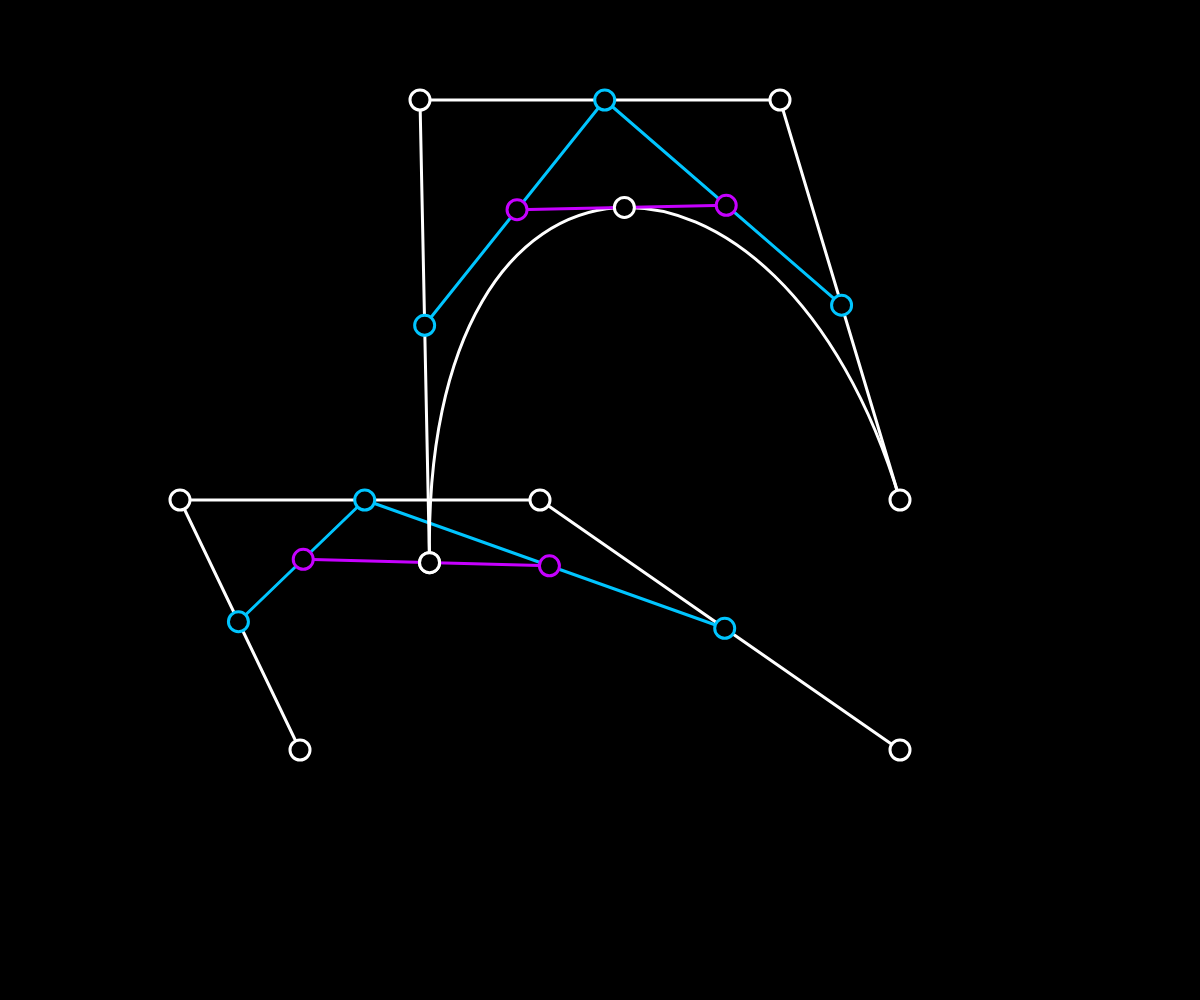
Frame 1 (no input)
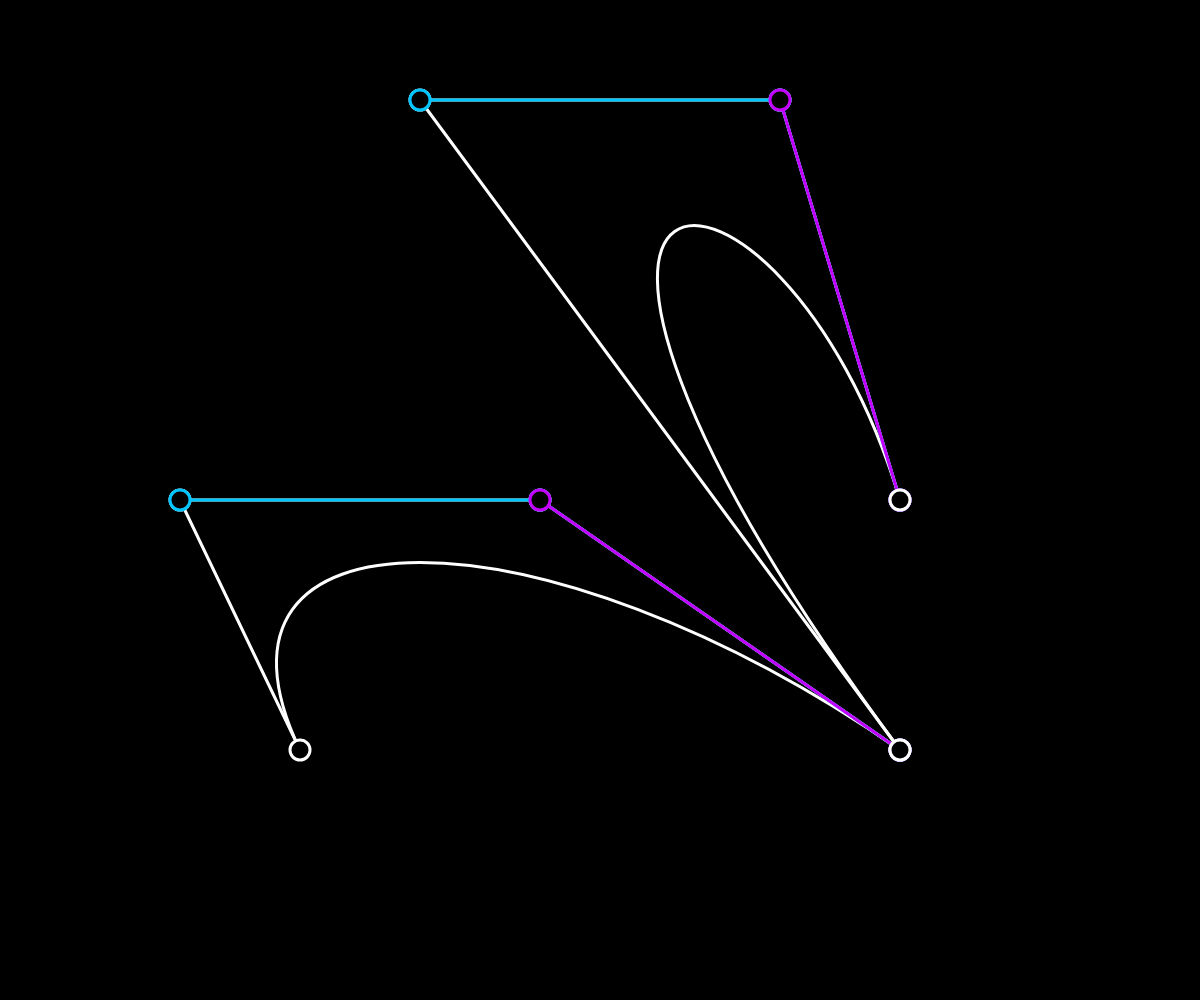
Frame 60 (no input)
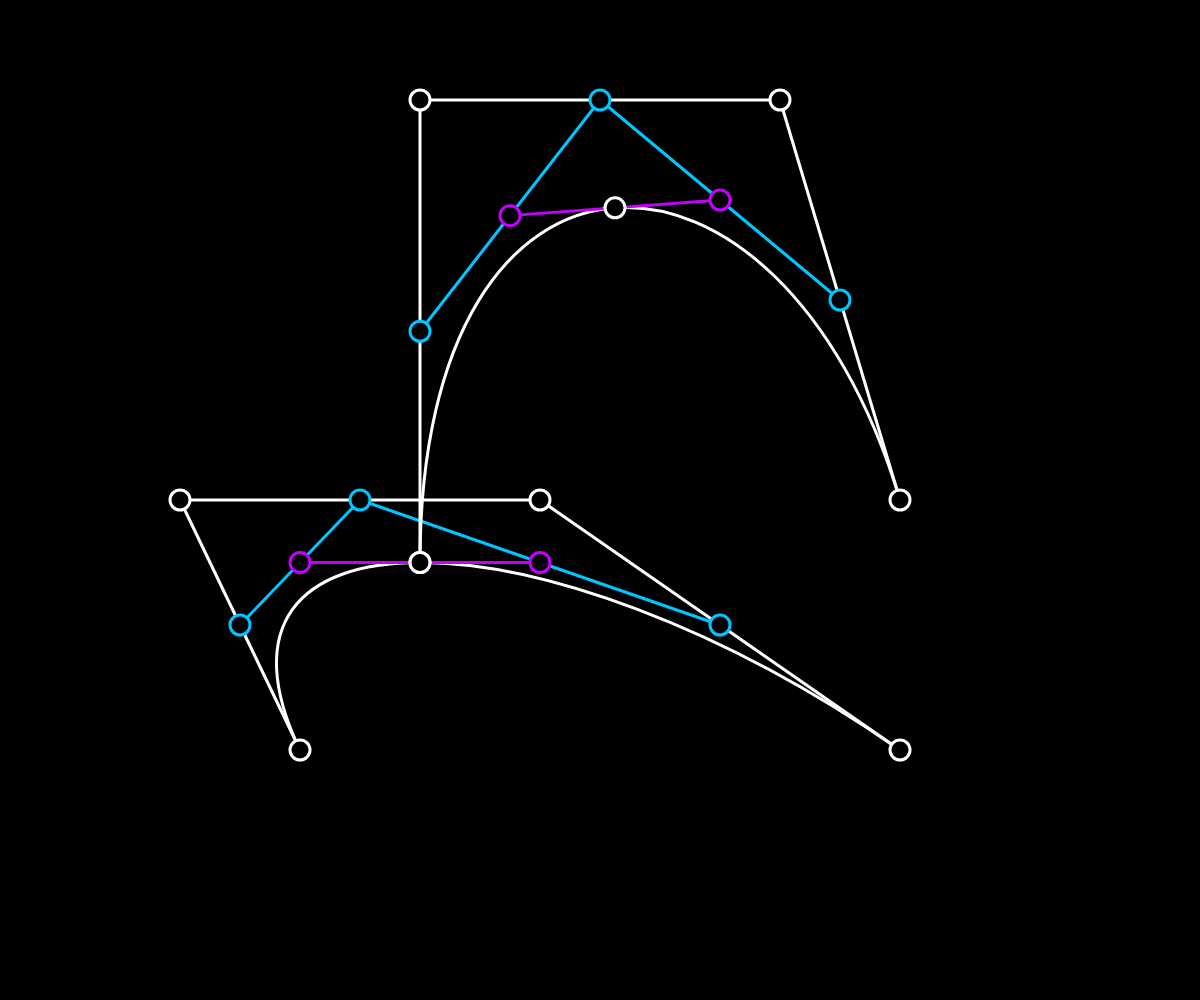
Frame 120 (the mouse pressed at the canvas centre since frame 60)

The p5.js sketch that drew these frames (run headless with seeded random() and noise() and a simulated clock; from frame 60 on, the mouse is pressed at the canvas centre):

// p5.js sketch
// ── sketch.js
let pointSize = 20;
let lerpAmount;
let rootPoints;
let rootPoints2;

function setup() {
  createCanvas(windowWidth, windowHeight);
  
  rootPoints = {
    P1: new Point(color('rgba(255, 255, 255, 180)'), pointSize, width * 0.25, height * 0.50),
    P2: new Point(color('rgba(255, 255, 255, 180)'), pointSize, width * 0.35, height * 0.1),
    P3: new Point(color('rgba(255, 255, 255, 180)'), pointSize, width * 0.65, height * 0.1),
    P4: new Point(color('rgba(255, 255, 255, 180)'), pointSize, width * 0.75, height * 0.50)
  };
  
  rootPoints2 = {
    P1: new Point(color('rgba(255, 255, 255, 180)'), pointSize, width * 0.25, height * 0.75),
    P2: new Point(color('rgba(255, 255, 255, 180)'), pointSize, width * 0.15, height * 0.50),
    P3: new Point(color('rgba(255, 255, 255, 180)'), pointSize, width * 0.45, height * 0.50),
    P4: new Point(color('rgba(255, 255, 255, 180)'), pointSize, width * 0.75, height * 0.75)
  };
}

function draw() {
  background(0);

  checkGrab(rootPoints2);
  let [ midPoints, subPoints, curvePoint] = bezierCurve(rootPoints2);

  rootPoints.P1 = curvePoint;

  checkGrab(rootPoints);
  bezierCurve(rootPoints);
}

function calc(points){
    let midColor = color('rgba(0, 197, 255, 255)');
    let subColor = color('rgba(198, 0, 255, 180)');
    let curveColor = color('rgba(255, 255, 255, 255)');

    lerpAmount = (sin(((frameCount % 240 ) / 240) * 2 * Math.PI) + 1) / (1 + 1);
    
    let midPoints = {
      M1: points.P1.lerp(points.P2, lerpAmount),
      M2: points.P2.lerp(points.P3, lerpAmount),
      M3: points.P3.lerp(points.P4, lerpAmount)
    };

    for (let point of Object.values(midPoints)){;
      point.setColor(midColor);
    }
    
    let subPoints = {
      S1: midPoints.M1.lerp(midPoints.M2, lerpAmount),
      S2: midPoints.M2.lerp(midPoints.M3, lerpAmount),
    };

    for (let point of Object.values(subPoints)){;
      point.setColor(subColor);
    }
    
    let curvePoint = subPoints.S1.lerp(subPoints.S2, lerpAmount);
    
    curvePoint.setColor(curveColor);

    return [midPoints, subPoints, curvePoint];
  }
  

function checkGrab(points){
  if (mouseIsPressed){
  
    let mousePos = createVector(mouseX, mouseY);
    
    for (let point of Object.values(points)){
      
      let pointDist = 20; 
      let mouseDist = p5.Vector.dist(mousePos, point.getVector());
  
      if (pointDist > mouseDist){
        point.setVector(mouseX, mouseY);
      }
    }
  }
}

function bezierCurve(points){
  let [midPoints, subPoints, curvePoint] = calc(points);

  let rootLine1 = new Link(points.P1, points.P2, color('rgba(255, 255, 255, 180)'));
  let rootLine2 = new Link(points.P2, points.P3, color('rgba(255, 255, 255, 180)'));
  let rootLine3 = new Link(points.P3, points.P4, color('rgba(255, 255, 255, 180)'));

  let midLine1 = new Link(midPoints.M1, midPoints.M2, color('rgba(0, 197, 255, 255)'));
  let midLine2 = new Link(midPoints.M2, midPoints.M3, color('rgba(0, 197, 255, 255)'));
  
  let curveline = new Link(subPoints.S1, subPoints.S2, color('rgba(198, 0, 255, 180)'));
  
  strokeWeight(3);
  
  noFill();
  
  bezier(points.P1.getX(), points.P1.getY(), points.P2.getX(), points.P2.getY(), points.P3.getX(), points.P3.getY(), points.P4.getX(), points.P4.getY());
  
  fill(0);

  rootLine1.draw();
  rootLine2.draw();
  rootLine3.draw();
  
  for (let point of Object.values(points)){
    point.draw();
  }

  midLine1.draw();
  midLine2.draw();

  for (let point of Object.values(midPoints)){;
    point.draw();
  }
  curveline.draw();
  
  for (let point of Object.values(subPoints)){;
    point.draw();
  }

  curvePoint.draw();


  return [midPoints, subPoints, curvePoint];
}
// ── Link.js
class Link {

  constructor(_point1, _point2, _color){
    this.point1 = _point1;
    this.point2 = _point2;
    this.color = _color;
  }

  draw(){
    stroke(this.color);
    strokeWeight(3);

    line(this.point1.getX(), this.point1.getY(), this.point2.getX(), this.point2.getY());
  }
}

// ── Point.js
  class Point {
    
    constructor(_color=255, _size=20, _x=0, _y=0, _vector=null){
      this.vector = _vector || createVector(_x, _y);
      this.color = _color;
      this.size = _size;
    }
    
    draw(){
      stroke(this.getColor());
      strokeWeight(3);
      fill(0);
      
      circle(this.getX(), this.getY(), this.getSize());
    }
    
    add(vector){
      this.vector.update(this.vector.add(vector));
    }
    
    lerp(point, amount){
      let newPoint = new Point();
      
      newPoint.setVector(p5.Vector.lerp(this.getVector(), point.getVector(), amount));
      newPoint.setColor(lerpColor(this.getColor(), point.getColor(), amount));

      return newPoint;
    }
    
    getX(){
      return this.vector.x;
    }
    
    getY(){
      return this.vector.y;
    }

    getVector(){
      return this.vector;
    }

    setVector(_x, _y){
      this.vector.set(_x, _y);
    }
    
    getSize(){
      return this.size;
    }

    setSize(_size){
      this.size = _size;
    }
    
    getColor(){
      return this.color;
    }

    setColor(_color){
      this.color = _color;
    }
    
    static copy(point){
      return new Point(point.getColor(), point.getSize(), point.getX(), point.getY());
    }

  }
